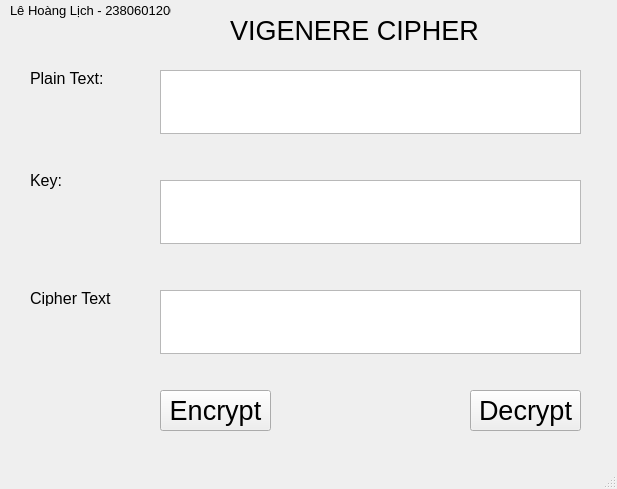
<?xml version="1.0" encoding="UTF-8"?>
<ui version="4.0">
 <class>MainWindow</class>
 <widget class="QMainWindow" name="MainWindow">
  <property name="geometry">
   <rect>
    <x>0</x>
    <y>0</y>
    <width>617</width>
    <height>489</height>
   </rect>
  </property>
  <property name="font">
   <font>
    <pointsize>20</pointsize>
   </font>
  </property>
  <property name="windowTitle">
   <string>MainWindow</string>
  </property>
  <widget class="QWidget" name="centralwidget">
   <widget class="QLabel" name="label">
    <property name="geometry">
     <rect>
      <x>230</x>
      <y>20</y>
      <width>271</width>
      <height>21</height>
     </rect>
    </property>
    <property name="text">
     <string>VIGENERE CIPHER</string>
    </property>
   </widget>
   <widget class="QLabel" name="label_2">
    <property name="geometry">
     <rect>
      <x>30</x>
      <y>70</y>
      <width>81</width>
      <height>16</height>
     </rect>
    </property>
    <property name="font">
     <font>
      <pointsize>12</pointsize>
     </font>
    </property>
    <property name="text">
     <string>Plain Text:</string>
    </property>
   </widget>
   <widget class="QLabel" name="label_3">
    <property name="geometry">
     <rect>
      <x>30</x>
      <y>170</y>
      <width>81</width>
      <height>21</height>
     </rect>
    </property>
    <property name="font">
     <font>
      <pointsize>12</pointsize>
     </font>
    </property>
    <property name="text">
     <string>Key:</string>
    </property>
   </widget>
   <widget class="QLabel" name="label_4">
    <property name="geometry">
     <rect>
      <x>30</x>
      <y>290</y>
      <width>81</width>
      <height>16</height>
     </rect>
    </property>
    <property name="font">
     <font>
      <pointsize>12</pointsize>
     </font>
    </property>
    <property name="text">
     <string>Cipher Text:</string>
    </property>
   </widget>
   <widget class="QTextEdit" name="textPlainText">
    <property name="geometry">
     <rect>
      <x>160</x>
      <y>70</y>
      <width>421</width>
      <height>64</height>
     </rect>
    </property>
   </widget>
   <widget class="QTextEdit" name="textKey">
    <property name="geometry">
     <rect>
      <x>160</x>
      <y>180</y>
      <width>421</width>
      <height>64</height>
     </rect>
    </property>
   </widget>
   <widget class="QTextEdit" name="textCipherText">
    <property name="geometry">
     <rect>
      <x>160</x>
      <y>290</y>
      <width>421</width>
      <height>64</height>
     </rect>
    </property>
   </widget>
   <widget class="QPushButton" name="pushEncrypt">
    <property name="geometry">
     <rect>
      <x>160</x>
      <y>390</y>
      <width>111</width>
      <height>41</height>
     </rect>
    </property>
    <property name="text">
     <string>Encrypt</string>
    </property>
   </widget>
   <widget class="QPushButton" name="pushDecrypt">
    <property name="geometry">
     <rect>
      <x>470</x>
      <y>390</y>
      <width>111</width>
      <height>41</height>
     </rect>
    </property>
    <property name="text">
     <string>Decrypt</string>
    </property>
   </widget>
   <widget class="QLabel" name="label_5">
    <property name="geometry">
     <rect>
      <x>10</x>
      <y>0</y>
      <width>161</width>
      <height>21</height>
     </rect>
    </property>
    <property name="font">
     <font>
      <pointsize>10</pointsize>
     </font>
    </property>
    <property name="text">
     <string>Lê Hoàng Lịch - 2380601206</string>
    </property>
   </widget>
  </widget>
  <widget class="QMenuBar" name="menubar">
   <property name="geometry">
    <rect>
     <x>0</x>
     <y>0</y>
     <width>617</width>
     <height>21</height>
    </rect>
   </property>
  </widget>
  <widget class="QStatusBar" name="statusbar"/>
 </widget>
 <resources/>
 <connections/>
</ui>
